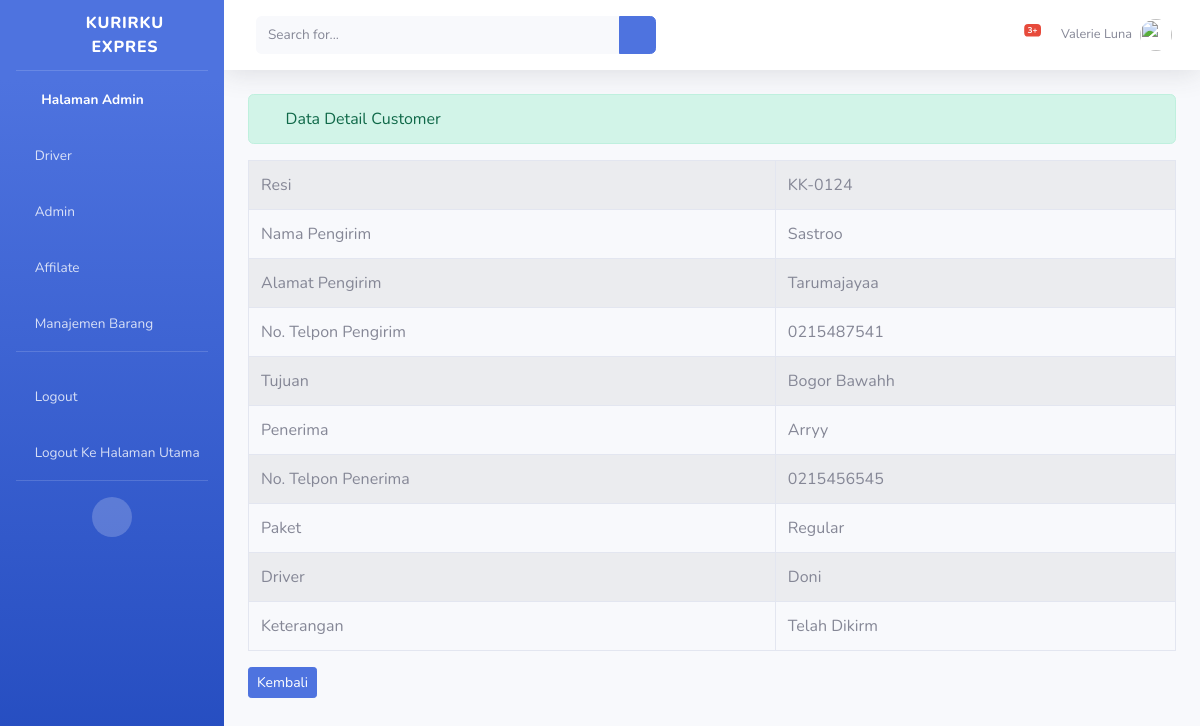
The page /kurirku/administrator/datacustomer/detail/7 on the database its author committed.
### tables this page shows
CREATE TABLE IF NOT EXISTS `tb_data` (
  `id` int(11) NOT NULL,
  `resi` varchar(100) NOT NULL,
  `pengirim` varchar(100) NOT NULL,
  `alamat_pengirim` varchar(100) NOT NULL,
  `no_telpon_pengirim` varchar(50) NOT NULL,
  `tujuan` varchar(100) NOT NULL,
  `penerima` varchar(100) NOT NULL,
  `no_telpon_penerima` varchar(50) NOT NULL,
  `paket` varchar(120) NOT NULL,
  `driver` varchar(100) NOT NULL,
  `keterangan` varchar(255) NOT NULL
);

### kurirku/application/controllers/administrator/datacustomer.php (called while the page is built, shortened)
<?php
class Datacustomer extends CI_Controller
{
	public function detail($id)
	{
		$data['detail'] = $this->datacustomer_model->ambil_id_datacustomer($id);
		$this->load->view('template_administrator/header');
		$this->load->view('template_administrator/sidebar');
		$this->load->view('administrator/datacustomer_detail', $data);
		$this->load->view('template_administrator/footer');
	}
}

### kurirku/index.php (called while the page is built, shortened)
<?php
require_once BASEPATH.'core/CodeIgniter.php';

### kurirku/application/models/datacustomer_model.php (called while the page is built, shortened)
<?php
class Datacustomer_model extends CI_Model
{
	public function ambil_id_datacustomer($id)
	{
		$hasil = $this->db->where('id', $id)->get('tb_data');
		if ($hasil->num_rows() > 0) {
			return $hasil->result();
		} else {
			return false;
		}
	}
}

### kurirku/application/views/administrator/datacustomer_detail.php (the view)
<div class="container-fluid">
	<div class="alert alert-success" role="alert">
		<i class="fas fa-eye"></i> Data Detail Customer
	</div>
	<table class="table table hover table-bordered table-striped">
	<?php foreach($detail as $dt) : ?>
		<tr>
			<td>Resi</td>
			<td><?php echo $dt->resi; ?></td>
		</tr>
		<tr>
			<td>Nama Pengirim</td>
			<td><?php echo $dt->pengirim; ?></td>
		</tr>
		<tr>
			<td>Alamat Pengirim</td>
			<td><?php echo $dt->alamat_pengirim; ?></td>
		</tr>
		<tr>
			<td>No. Telpon Pengirim</td>
			<td><?php echo $dt->no_telpon_pengirim; ?></td>
		</tr>
		<tr>
			<td>Tujuan</td>
			<td><?php echo $dt->tujuan; ?></td>
		</tr>
		<tr>
			<td>Penerima</td>
			<td><?php echo $dt->penerima; ?></td>
		</tr>
		<tr>
			<td>No. Telpon Penerima</td>
			<td><?php echo $dt->no_telpon_penerima; ?></td>
		</tr>
		<tr>
			<td>Paket</td>
			<td><?php echo $dt->paket; ?></td>
		</tr>
		<tr>
			<td>Driver</td>
			<td><?php echo $dt->driver; ?></td>
		</tr>
		<tr>
			<td>Keterangan</td>
			<td><?php echo $dt->keterangan; ?></td>
		</tr>
	<?php endforeach; ?>
	</table>
<?php echo anchor ('administrator/datacustomer','<div class="btn btn-sm btn-primary">Kembali</div>')?>
<br><br><br>
</div>

### rows shown on the page
tb_data: resi "KK-0124", pengirim "Sastroo", alamat_pengirim "Tarumajayaa", no_telpon_pengirim "0215487541", tujuan "Bogor Bawahh", penerima "Arryy", no_telpon_penerima "0215456545", paket "Regular", driver "Doni", keterangan "Telah Dikirm"
